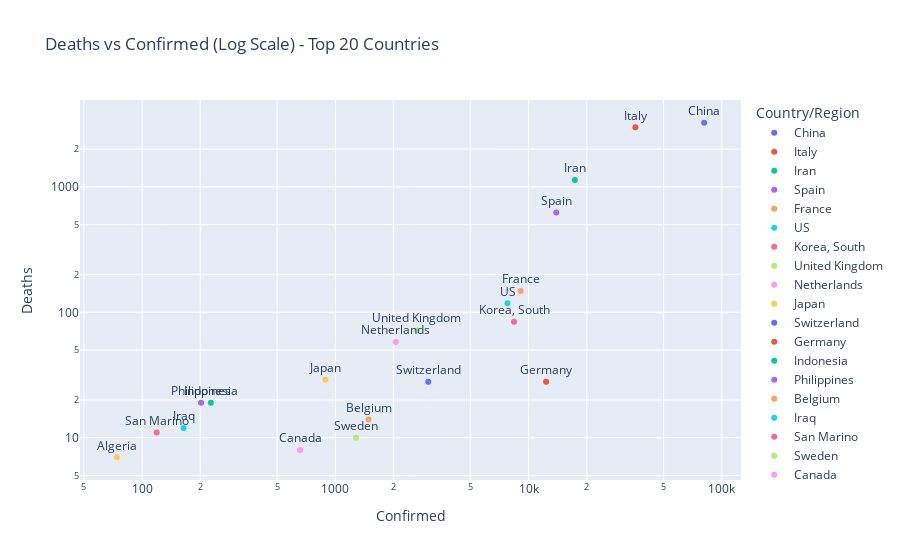

Notebook code cell kept with this figure:
### Code cell
current = df[df.Date == df.Date.max()].reset_index(drop=True)
fig = px.scatter(current.sort_values('Deaths', ascending=False).iloc[:20, :], 
                 x='Confirmed', y='Deaths', color='Country/Region', height=650,
                 text='Country/Region', log_x=True, log_y=True, 
                 title='Deaths vs Confirmed (Log Scale) - Top 20 Countries')
fig.update_traces(textposition='top center')
fig.show()

### Figure 1 — Plotly figure (JSON) as saved in the notebook; plotly's stock layout.template omitted (floating-point values rounded to 4 significant figures)
{"data": [{"hoverlabel": {"namelength": 0}, "hovertemplate": "Country/Region=%{text}<br>Confirmed=%{x}<br>Deaths=%{y}", "legendgroup": "China", "marker": {"color": "#636efa", "symbol": "circle"}, "mode": "markers+text", "name": "China", "showlegend": true, "text": ["China"], "textposition": "top center", "type": "scatter", "x": [81102], "xaxis": "x", "y": [3241], "yaxis": "y"}, {"hoverlabel": {"namelength": 0}, "hovertemplate": "Country/Region=%{text}<br>Confirmed=%{x}<br>Deaths=%{y}", "legendgroup": "Italy", "marker": {"color": "#EF553B", "symbol": "circle"}, "mode": "markers+text", "name": "Italy", "showlegend": true, "text": ["Italy"], "textposition": "top center", "type": "scatter", "x": [35713], "xaxis": "x", "y": [2978], "yaxis": "y"}, {"hoverlabel": {"namelength": 0}, "hovertemplate": "Country/Region=%{text}<br>Confirmed=%{x}<br>Deaths=%{y}", "legendgroup": "Iran", "marker": {"color": "#00cc96", "symbol": "circle"}, "mode": "markers+text", "name": "Iran", "showlegend": true, "text": ["Iran"], "textposition": "top center", "type": "scatter", "x": [17361], "xaxis": "x", "y": [1135], "yaxis": "y"}, {"hoverlabel": {"namelength": 0}, "hovertemplate": "Country/Region=%{text}<br>Confirmed=%{x}<br>Deaths=%{y}", "legendgroup": "Spain", "marker": {"color": "#ab63fa", "symbol": "circle"}, "mode": "markers+text", "name": "Spain", "showlegend": true, "text": ["Spain"], "textposition": "top center", "type": "scatter", "x": [13910], "xaxis": "x", "y": [623], "yaxis": "y"}, {"hoverlabel": {"namelength": 0}, "hovertemplate": "Country/Region=%{text}<br>Confirmed=%{x}<br>Deaths=%{y}", "legendgroup": "France", "marker": {"color": "#FFA15A", "symbol": "circle"}, "mode": "markers+text", "name": "France", "showlegend": true, "text": ["France"], "textposition": "top center", "type": "scatter", "x": [9105], "xaxis": "x", "y": [148], "yaxis": "y"}, {"hoverlabel": {"namelength": 0}, "hovertemplate": "Country/Region=%{text}<br>Confirmed=%{x}<br>Deaths=%{y}", "legendgroup": "US", "marker": {"color": "#19d3f3", "symbol": "circle"}, "mode": "markers+text", "name": "US", "showlegend": true, "text": ["US"], "textposition": "top center", "type": "scatter", "x": [7783], "xaxis": "x", "y": [118], "yaxis": "y"}, {"hoverlabel": {"namelength": 0}, "hovertemplate": "Country/Region=%{text}<br>Confirmed=%{x}<br>Deaths=%{y}", "legendgroup": "Korea, South", "marker": {"color": "#FF6692", "symbol": "circle"}, "mode": "markers+text", "name": "Korea, South", "showlegend": true, "text": ["Korea, South"], "textposition": "top center", "type": "scatter", "x": [8413], "xaxis": "x", "y": [84], "yaxis": "y"}, {"hoverlabel": {"namelength": 0}, "hovertemplate": "Country/Region=%{text}<br>Confirmed=%{x}<br>Deaths=%{y}", "legendgroup": "United Kingdom", "marker": {"color": "#B6E880", "symbol": "circle"}, "mode": "markers+text", "name": "United Kingdom", "showlegend": true, "text": ["United Kingdom"], "textposition": "top center", "type": "scatter", "x": [2642], "xaxis": "x", "y": [72], "yaxis": "y"}, {"hoverlabel": {"namelength": 0}, "hovertemplate": "Country/Region=%{text}<br>Confirmed=%{x}<br>Deaths=%{y}", "legendgroup": "Netherlands", "marker": {"color": "#FF97FF", "symbol": "circle"}, "mode": "markers+text", "name": "Netherlands", "showlegend": true, "text": ["Netherlands"], "textposition": "top center", "type": "scatter", "x": [2058], "xaxis": "x", "y": [58], "yaxis": "y"}, {"hoverlabel": {"namelength": 0}, "hovertemplate": "Country/Region=%{text}<br>Confirmed=%{x}<br>Deaths=%{y}", "legendgroup": "Japan", "marker": {"color": "#FECB52", "symbol": "circle"}, "mode": "markers+text", "name": "Japan", "showlegend": true, "text": ["Japan"], "textposition": "top center", "type": "scatter", "x": [889], "xaxis": "x", "y": [29], "yaxis": "y"}, {"hoverlabel": {"namelength": 0}, "hovertemplate": "Country/Region=%{text}<br>Confirmed=%{x}<br>Deaths=%{y}", "legendgroup": "Switzerland", "marker": {"color": "#636efa", "symbol": "circle"}, "mode": "markers+text", "name": "Switzerland", "showlegend": true, "text": ["Switzerland"], "textposition": "top center", "type": "scatter", "x": [3028], "xaxis": "x", "y": [28], "yaxis": "y"}, {"hoverlabel": {"namelength": 0}, "hovertemplate": "Country/Region=%{text}<br>Confirmed=%{x}<br>Deaths=%{y}", "legendgroup": "Germany", "marker": {"color": "#EF553B", "symbol": "circle"}, "mode": "markers+text", "name": "Germany", "showlegend": true, "text": ["Germany"], "textposition": "top center", "type": "scatter", "x": [12327], "xaxis": "x", "y": [28], "yaxis": "y"}, {"hoverlabel": {"namelength": 0}, "hovertemplate": "Country/Region=%{text}<br>Confirmed=%{x}<br>Deaths=%{y}", "legendgroup": "Indonesia", "marker": {"color": "#00cc96", "symbol": "circle"}, "mode": "markers+text", "name": "Indonesia", "showlegend": true, "text": ["Indonesia"], "textposition": "top center", "type": "scatter", "x": [227], "xaxis": "x", "y": [19], "yaxis": "y"}, {"hoverlabel": {"namelength": 0}, "hovertemplate": "Country/Region=%{text}<br>Confirmed=%{x}<br>Deaths=%{y}", "legendgroup": "Philippines", "marker": {"color": "#ab63fa", "symbol": "circle"}, "mode": "markers+text", "name": "Philippines", "showlegend": true, "text": ["Philippines"], "textposition": "top center", "type": "scatter", "x": [202], "xaxis": "x", "y": [19], "yaxis": "y"}, {"hoverlabel": {"namelength": 0}, "hovertemplate": "Country/Region=%{text}<br>Confirmed=%{x}<br>Deaths=%{y}", "legendgroup": "Belgium", "marker": {"color": "#FFA15A", "symbol": "circle"}, "mode": "markers+text", "name": "Belgium", "showlegend": true, "text": ["Belgium"], "textposition": "top center", "type": "scatter", "x": [1486], "xaxis": "x", "y": [14], "yaxis": "y"}, {"hoverlabel": {"namelength": 0}, "hovertemplate": "Country/Region=%{text}<br>Confirmed=%{x}<br>Deaths=%{y}", "legendgroup": "Iraq", "marker": {"color": "#19d3f3", "symbol": "circle"}, "mode": "markers+text", "name": "Iraq", "showlegend": true, "text": ["Iraq"], "textposition": "top center", "type": "scatter", "x": [164], "xaxis": "x", "y": [12], "yaxis": "y"}, {"hoverlabel": {"namelength": 0}, "hovertemplate": "Country/Region=%{text}<br>Confirmed=%{x}<br>Deaths=%{y}", "legendgroup": "San Marino", "marker": {"color": "#FF6692", "symbol": "circle"}, "mode": "markers+text", "name": "San Marino", "showlegend": true, "text": ["San Marino"], "textposition": "top center", "type": "scatter", "x": [119], "xaxis": "x", "y": [11], "yaxis": "y"}, {"hoverlabel": {"namelength": 0}, "hovertemplate": "Country/Region=%{text}<br>Confirmed=%{x}<br>Deaths=%{y}", "legendgroup": "Sweden", "marker": {"color": "#B6E880", "symbol": "circle"}, "mode": "markers+text", "name": "Sweden", "showlegend": true, "text": ["Sweden"], "textposition": "top center", "type": "scatter", "x": [1279], "xaxis": "x", "y": [10], "yaxis": "y"}, {"hoverlabel": {"namelength": 0}, "hovertemplate": "Country/Region=%{text}<br>Confirmed=%{x}<br>Deaths=%{y}", "legendgroup": "Canada", "marker": {"color": "#FF97FF", "symbol": "circle"}, "mode": "markers+text", "name": "Canada", "showlegend": true, "text": ["Canada"], "textposition": "top center", "type": "scatter", "x": [657], "xaxis": "x", "y": [8], "yaxis": "y"}, {"hoverlabel": {"namelength": 0}, "hovertemplate": "Country/Region=%{text}<br>Confirmed=%{x}<br>Deaths=%{y}", "legendgroup": "Algeria", "marker": {"color": "#FECB52", "symbol": "circle"}, "mode": "markers+text", "name": "Algeria", "showlegend": true, "text": ["Algeria"], "textposition": "top center", "type": "scatter", "x": [74], "xaxis": "x", "y": [7], "yaxis": "y"}], "layout": {"autosize": true, "legend": {"title": {"text": "Country/Region"}, "tracegroupgap": 0}, "title": {"text": "Deaths vs Confirmed (Log Scale) - Top 20 Countries"}, "xaxis": {"anchor": "y", "autorange": true, "domain": [0, 1], "range": [1.681, 5.098], "title": {"text": "Confirmed"}, "type": "log"}, "yaxis": {"anchor": "x", "autorange": true, "domain": [0, 1], "range": [0.6703, 3.685], "title": {"text": "Deaths"}, "type": "log"}}}
